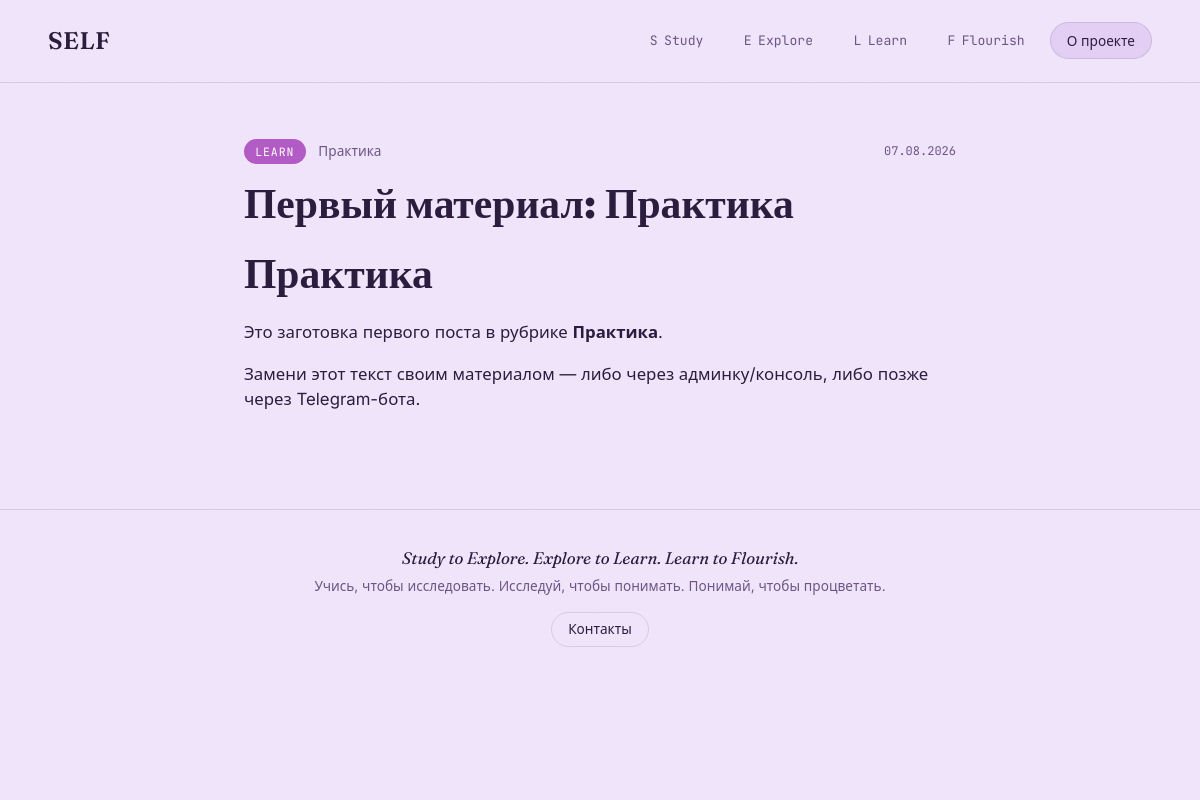
The app's page /post/learn-практика-intro/ with its own data.
### models.py (models this page shows, shortened)
class Section(db.Model):
    id = db.Column(db.Integer, primary_key=True)
    slug = db.Column(db.String(32), unique=True, nullable=False)      # study / explore / learn / flourish
    name = db.Column(db.String(64), nullable=False)                    # "Study"
    tagline = db.Column(db.String(255))                                 # короткий подзаголовок
    description = db.Column(db.Text)
    accent = db.Column(db.String(16), default="#3B5169")                # HEX цвет раздела для фронта
    order = db.Column(db.Integer, default=0)
    subsections = db.relationship(
        "Subsection", backref="section", order_by="Subsection.order",
        cascade="all, delete-orphan",
    )

class Subsection(db.Model):
    id = db.Column(db.Integer, primary_key=True)
    section_id = db.Column(db.Integer, db.ForeignKey("section.id"), nullable=False)
    slug = db.Column(db.String(64), nullable=False)
    name = db.Column(db.String(128), nullable=False)
    description = db.Column(db.Text)
    order = db.Column(db.Integer, default=0)
    posts = db.relationship(
        "Post", backref="subsection", order_by="Post.published_at.desc()",
        cascade="all, delete-orphan",
    )
    __table_args__ = (
        db.UniqueConstraint("section_id", "slug", name="uq_subsection_slug_per_section"),
    )

class Post(db.Model):
    id = db.Column(db.Integer, primary_key=True)
    subsection_id = db.Column(db.Integer, db.ForeignKey("subsection.id"), nullable=False)
    title = db.Column(db.String(255), nullable=False)
    slug = db.Column(db.String(255), unique=True, nullable=False)
    summary = db.Column(db.String(500))                # короткий анонс для карточек/превью
    content = db.Column(db.Text, nullable=False)        # markdown
    content_type = db.Column(db.String(16), default="text")   # text | video | audio | gallery
    cover_image_url = db.Column(db.String(512))
    author = db.Column(db.String(128), default="SELF")
    published = db.Column(db.Boolean, default=True)
    created_at = db.Column(db.DateTime, default=datetime.utcnow)
    updated_at = db.Column(db.DateTime, default=datetime.utcnow, onupdate=datetime.utcnow)
    published_at = db.Column(db.DateTime, default=datetime.utcnow)
    source = db.Column(db.String(16), default="web")          # web | bot
    telegram_message_id = db.Column(db.BigInteger, index=True, nullable=True)
    tags = db.relationship("Tag", secondary=post_tags, backref="posts")
    @property
    def section(self):
        return self.subsection.section

### routes/sections.py (the view)
@bp.route("/post/<post_slug>/")
def post_view(post_slug):
    post = Post.query.filter_by(slug=post_slug, published=True).first_or_404()
    return render_template("post.html", post=post)

### app.py (called while the page is built)
def create_app(config_class=Config):
    app = Flask(__name__)
    app.config.from_object(config_class)
    os.makedirs(os.path.join(app.root_path, "instance"), exist_ok=True)
    db.init_app(app)
    from routes.main import bp as main_bp
    from routes.sections import bp as sections_bp
    from routes.api import bp as api_bp
    app.register_blueprint(main_bp)
    app.register_blueprint(sections_bp)
    app.register_blueprint(api_bp)
    @app.template_filter("markdown")
    def markdown_filter(text):
        return md.markdown(text or "", extensions=["extra", "sane_lists"])
    register_cli(app)
    return app

### templates/post.html (shortened to what this page needs)
{% extends "base.html" %}
{% block content %}
<article class="post post--{{ post.section.slug }}">
  <div class="post-meta">
    <a href="{{ url_for('sections.section_view', section_slug=post.section.slug) }}" class="post-section-tag">{{ post.section.name }}</a>
    <span class="post-sub-tag">{{ post.subsection.name }}</span>
    <time>{{ post.published_at.strftime('%d.%m.%Y') }}</time>
  </div>
  <h1>{{ post.title }}</h1>
  <div class="post-content">
    {{ post.content | markdown | safe }}
  </div>
</article>
{% endblock %}

### static/css/style.css (style rules this page uses)
:root { color-scheme: light; --canvas: #EFE4FA; --canvas-ink: #2B1B3D; --canvas-ink-soft: #6C5484; --canvas-line: rgba(43, 27, 61, 0.12); --canvas-raised: #E4D4F3; --orb-ink: #FBF7FE; --paper: #F9F5FC; --paper-raised: #FFFFFF; --ink: #221730; --ink-soft: #6C5C7C; --line: #E1D5EC; --accent: #9B4DCA; --accent-soft: #D79FE8; --accent-deep: #4A1F63; --study: #5B2A7A; --explore: #8B3FA8; --learn: #B15AC4; --flourish: #E08FD1; --study-ink: #FFFFFF; --explore-ink: #FFFFFF; --learn-ink: #FFFFFF; --flourish-ink: #3A1650; --font-display: "Fraunces", serif; --font-body: "Inter", system-ui, sans-serif; --font-mono: "JetBrains Mono", ui-monospace, monospace; --radius: 4px; --radius-lg: 20px; }
* { box-sizing: border-box; }
html { scroll-behavior: smooth; }
body { margin: 0; background: var(--canvas); color: var(--canvas-ink); font-family: var(--font-body); line-height: 1.5; -webkit-font-smoothing: antialiased; position: relative; }
a { color: inherit; text-decoration: none; }
h1, h2, h3, h4, h5, h6 { font-family: var(--font-display); color: var(--canvas-ink); line-height: 1.2; margin: 1.4em 0 0.6em; }
h1:first-child, h2:first-child, h3:first-child, h4:first-child { margin-top: 0; }
p { color: var(--canvas-ink); margin: 0 0 1em; max-width: 72ch; }
.post { max-width: 760px; margin: 0 auto; padding: clamp(2rem, 5vw, 3.5rem) clamp(1.2rem, 4vw, 1.5rem) 5rem; }
.post-meta { display: flex; align-items: center; gap: 0.8rem; flex-wrap: wrap; margin-bottom: 1rem; }
.post-section-tag { font-family: var(--font-mono); font-size: 0.72rem; text-transform: uppercase; letter-spacing: 0.08em; padding: 0.25rem 0.7rem; border-radius: 999px; background: var(--accent); color: #fff; }
.post--learn .post-section-tag { background: var(--learn); color: var(--learn-ink); }
.post-sub-tag { font-size: 0.85rem; color: var(--canvas-ink-soft); }
.post-meta time { font-family: var(--font-mono); font-size: 0.75rem; color: var(--canvas-ink-soft); margin-left: auto; }
.post h1 { font-family: var(--font-display); font-size: clamp(1.8rem, 4vw, 2.6rem); line-height: 1.15; margin: 0 0 1.4rem; color: var(--canvas-ink); }
.post-content { font-size: 1.05rem; color: var(--canvas-ink); }
.post-content p { color: var(--canvas-ink); }
.post-content strong { color: var(--canvas-ink); }

### records on screen
Section: section.name "LEARN"
Subsection: subsection.name "Практика"
Post: published_at "07.08.2026", title "Первый материал: Практика", content "Практика Это заготовка первого поста в рубрике Практика . Замени этот текст своим материалом — либо через админку/консоль, либо позже через Telegram-бота."

### other values on screen
{{ s[0]|upper }} "S" "E" "L" "F"
{{ s|capitalize }} "Study" "Explore" "Learn" "Flourish"
